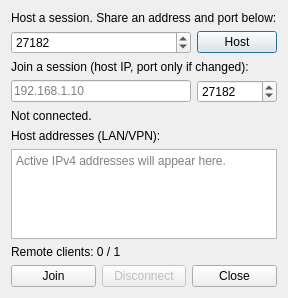
<?xml version="1.0" encoding="UTF-8"?>
<ui version="4.0">
 <class>QGBA::LANConnector</class>
 <widget class="QDialog" name="QGBA::LANConnector">
  <property name="geometry">
   <rect>
    <x>0</x>
    <y>0</y>
    <width>430</width>
    <height>330</height>
   </rect>
  </property>
  <property name="windowTitle">
   <string>LAN play</string>
  </property>
  <layout class="QGridLayout" name="gridLayout">
   <property name="sizeConstraint">
    <enum>QLayout::SetFixedSize</enum>
   </property>
   <item row="0" column="0" colspan="2">
    <widget class="QLabel" name="hostLabel">
     <property name="text">
    <string>Host a session. Share an address and port below:</string>
     </property>
    </widget>
   </item>
   <item row="1" column="0">
    <widget class="QSpinBox" name="hostPort">
     <property name="minimum">
      <number>1</number>
     </property>
     <property name="maximum">
      <number>65535</number>
     </property>
     <property name="value">
      <number>27182</number>
     </property>
    </widget>
   </item>
   <item row="1" column="1">
    <widget class="QPushButton" name="host">
     <property name="text">
      <string>Host</string>
     </property>
     <property name="icon">
      <iconset theme="network-connect"/>
     </property>
    </widget>
   </item>
   <item row="2" column="0" colspan="2">
    <widget class="QLabel" name="joinLabel">
     <property name="text">
      <string>Join a session (host IP, port only if changed):</string>
     </property>
    </widget>
   </item>
   <item row="3" column="0">
    <widget class="QLineEdit" name="joinAddr">
     <property name="placeholderText">
      <string>192.168.1.10</string>
     </property>
    </widget>
   </item>
   <item row="3" column="1">
    <widget class="QSpinBox" name="joinPort">
     <property name="minimum">
      <number>1</number>
     </property>
     <property name="maximum">
      <number>65535</number>
     </property>
     <property name="value">
      <number>27182</number>
     </property>
    </widget>
   </item>
   <item row="4" column="0" colspan="2">
    <widget class="QLabel" name="status">
     <property name="text">
      <string>Not connected.</string>
     </property>
    </widget>
   </item>
    <item row="5" column="0" colspan="2">
     <widget class="QLabel" name="addressesLabel">
      <property name="text">
        <string>Host addresses (LAN/VPN):</string>
      </property>
     </widget>
    </item>
    <item row="6" column="0" colspan="2">
     <widget class="QPlainTextEdit" name="hostAddresses">
      <property name="minimumSize">
        <size>
         <width>0</width>
         <height>72</height>
        </size>
      </property>
      <property name="maximumSize">
        <size>
         <width>16777215</width>
         <height>90</height>
        </size>
      </property>
      <property name="readOnly">
        <bool>true</bool>
      </property>
      <property name="lineWrapMode">
        <enum>QPlainTextEdit::NoWrap</enum>
      </property>
      <property name="placeholderText">
        <string>Active IPv4 addresses will appear here.</string>
      </property>
     </widget>
    </item>
    <item row="7" column="0" colspan="2">
     <widget class="QLabel" name="clientCount">
      <property name="text">
        <string>Remote clients: 0 / 1</string>
      </property>
     </widget>
    </item>
    <item row="8" column="0" colspan="2">
    <layout class="QHBoxLayout" name="horizontalLayout">
     <item>
      <widget class="QPushButton" name="join">
       <property name="text">
        <string>Join</string>
       </property>
       <property name="icon">
        <iconset theme="network-connect"/>
       </property>
      </widget>
     </item>
     <item>
      <widget class="QPushButton" name="disconnect">
       <property name="enabled">
        <bool>false</bool>
       </property>
       <property name="text">
        <string>Disconnect</string>
       </property>
       <property name="icon">
        <iconset theme="network-disconnect"/>
       </property>
      </widget>
     </item>
     <item>
      <widget class="QPushButton" name="close">
       <property name="text">
        <string>Close</string>
       </property>
       <property name="icon">
        <iconset theme="window-close"/>
       </property>
      </widget>
     </item>
    </layout>
   </item>
  </layout>
 </widget>
 <resources/>
 <connections>
  <connection>
   <sender>close</sender>
   <signal>clicked()</signal>
   <receiver>QGBA::LANConnector</receiver>
   <slot>close()</slot>
   <hints>
    <hint type="sourcelabel">
     <x>290</x>
     <y>180</y>
    </hint>
    <hint type="destinationlabel">
     <x>170</x>
     <y>95</y>
    </hint>
   </hints>
  </connection>
 </connections>
</ui>
